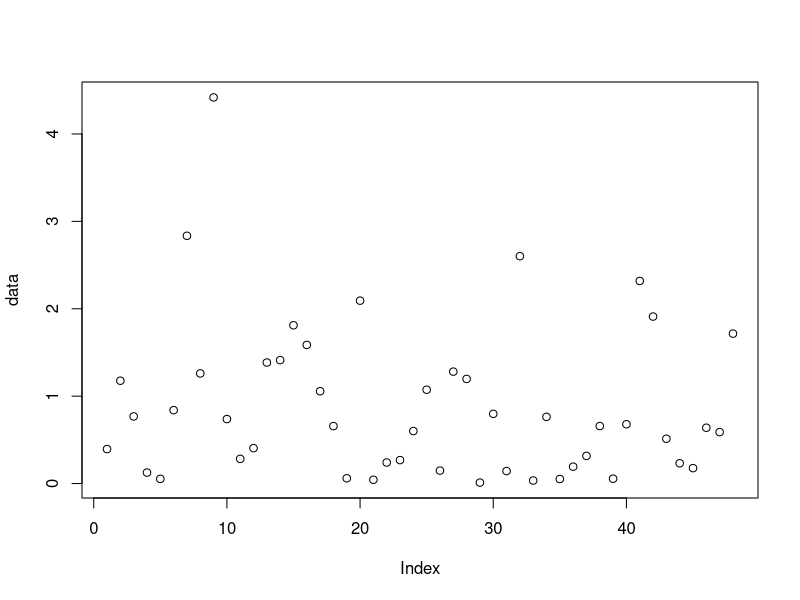
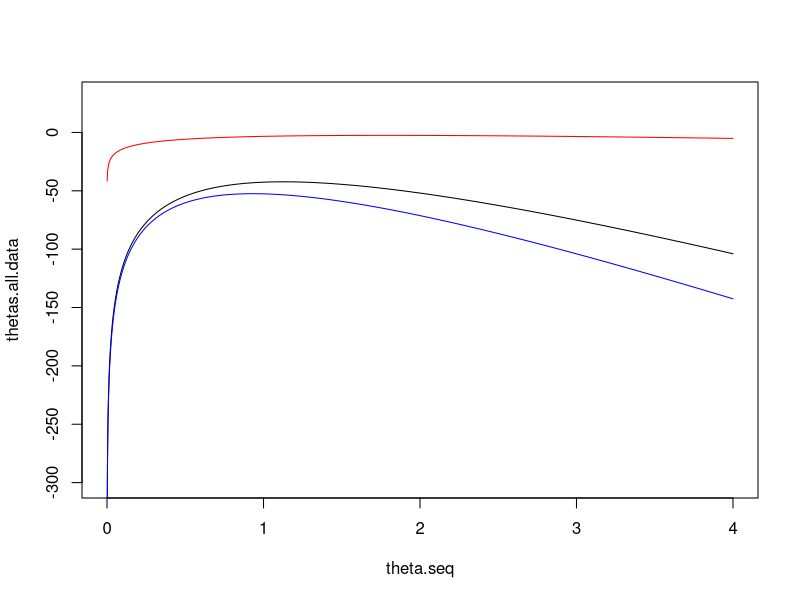
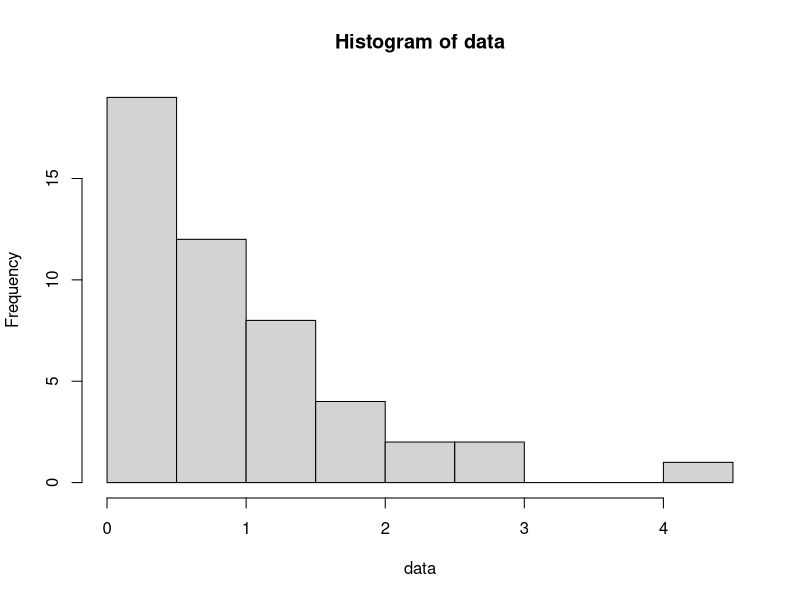
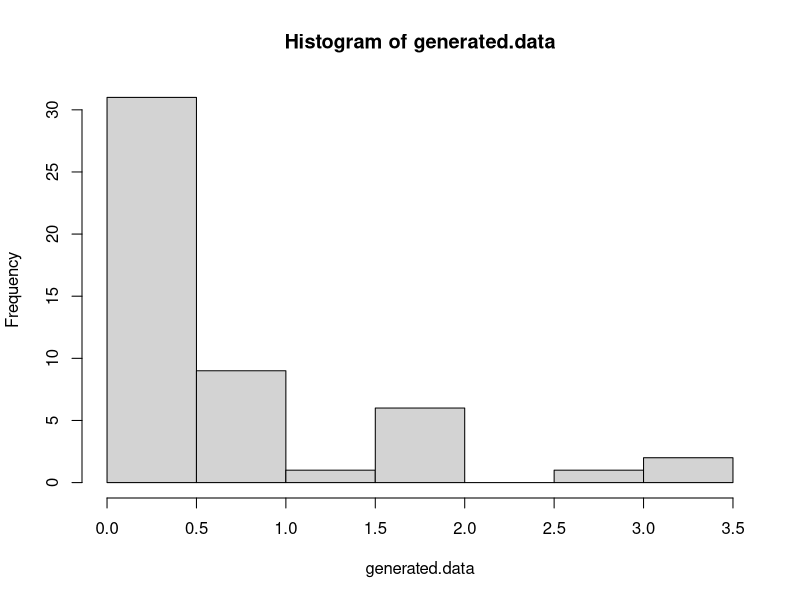

Reproduce these figures in R, in order.
setwd("~/TDDE01/lab1")
data <- as.matrix(data.frame(read.csv("machines.csv")))
# Guessing it's an exponential distribution
plot(data)

llhood <- function(x, theta){
  return (log(prod(theta*exp(-theta*x))))
} 

theta.seq = seq(from = 0, to = 4, by = 0.001)

llhood.for.thetas <- function(theta.vector, data.vector ){
  res <- double()
  for (value in theta.vector) {
    res <- append(res, llhood(data.vector, value))
  }
  return(res)
}

thetas.all.data <- llhood.for.thetas(theta.seq, data)
theta.6.datapoints <- llhood.for.thetas(theta.seq, c(data[1:6]))
plot(theta.seq, thetas.all.data, type = 'l', xlim = range(0,4), ylim = range(-300,30 ))
lines(theta.seq, theta.6.datapoints, col = "red")
theta.seq[which.max(theta.6.datapoints)]

# 1.126 Erik probably smaller interval in theta-vector

# Bayesian

prior <- function(lambda, theta){
  return (log(theta*exp(-theta*lambda)))
}


llhood.bayesian <- function(theta.vector, data.vector ){
  res <- double()
  for (value in theta.vector) {
    res <- append(res, (llhood(data.vector, value) + prior(10, value)))
  }
  return(res)
}

thetas.bayesian <- llhood.bayesian(theta.seq, data)
theta.seq[which.max(thetas.bayesian)]
lines(theta.seq, thetas.bayesian, col = "blue")


# Lambda 0.931

generated.data = rexp(50, rate = 1.126)
hist(data)
hist(generated.data)

